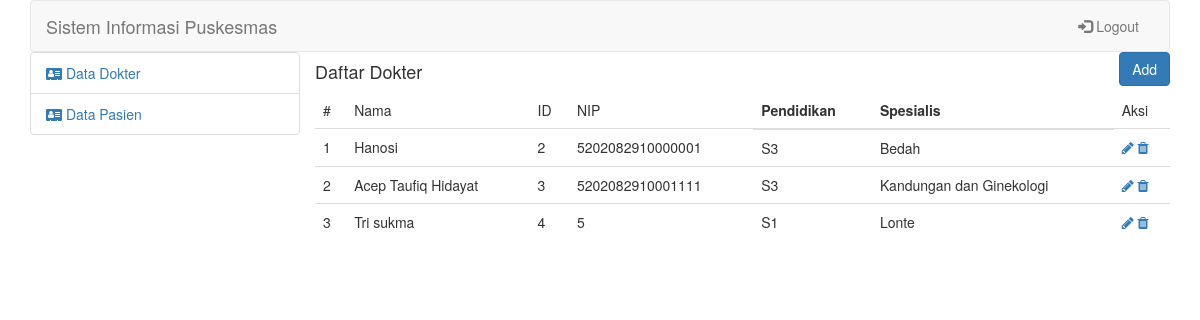
The app's page /admin/index.php?mod=dokter (signed in) with its own data.
### tables this page shows
CREATE TABLE `dokter` (
  `id_dokter` int(15) NOT NULL,
  `nama_dokter` varchar(50) NOT NULL,
  `no_id` char(25) NOT NULL,
  `nip` varchar(25) NOT NULL,
  `id_spesialisasi` int(15) DEFAULT NULL,
  `id_pendidikan` int(15) DEFAULT NULL
);

CREATE TABLE `ref_pendidikan` (
  `id_pendidikan` int(11) NOT NULL,
  `pendidikan` varchar(45) DEFAULT NULL
);

CREATE TABLE `ref_spesialisasi` (
  `id_spesialisasi` int(11) NOT NULL,
  `nama_spesialisasi` varchar(45) DEFAULT NULL
);

### config/Config.php (called while the page is built, shortened)
<?php
class Config{
    function auth(){
        if(isset($_SESSION['login']['email'])){
            return true;
        }else{
            return false;
        }
    }
}
?>

### admin/views/dokter/tampil.php (the view)
<div class="row">
    <div class="pull-left">
        <h4>Daftar Dokter</h4>
    </div>
    <div class="pull-right">
        <a href="index.php?mod=dokter&page=add">
            <button class="btn btn-primary">Add</button>
        </a>
    </div>
</div>
<div class="row">
    <table class="table">
        <thead>
            <tr>
                <td>
                    #
                </td>
                <td>Nama</td><td>ID</td><td>NIP</td><th>Pendidikan</th><th>Spesialis</th><td>Aksi</td>
            </tr>
        </thead>
        <tbody>
            <?php if($dokter != NULL){
                $no=1;
                foreach($dokter as $row){?>
                    <tr>
                        <td><?=$no;?></td><td><?=$row['nama_dokter']?></td><td><?=$row['id_dokter'];?></td><td><?=$row['nip']?></td>
                        <td><?=$row['pendidikan']?></td><td><?=$row['nama_spesialisasi']?></td>
                        <td>
                            <a href="index.php?mod=dokter&page=edit&id=<?=$row['id_dokter']?>"><i class="fa fa-pencil"></i> </a>
                            <a href="index.php?mod=dokter&page=delete&id=<?=$row['id_dokter']?>"><i class="fa fa-trash"></i> </a>
                        </td>
                    </tr>
               <?php $no++; }
            }?>
        </tbody>
    </table>
</div>

### admin/index.php (shortened to what this page needs)
<?php
include_once '../config/Config.php';
$con = new Config();
if($con->auth()){
    switch (@$_GET['mod']){
        case 'dokter':
        include_once 'controller/dokter.php';
        break;
    }
}else{
    include_once 'controller/login.php';
}
?>

### admin/controller/dokter.php (shortened to what this page needs)
<?php
$con->auth();
$conn=$con->koneksi();
switch (@$_GET['page']){
    default:
        $sql="select dokter.nama_dokter,dokter.id_dokter,dokter.nip,ref_pendidikan.pendidikan,ref_spesialisasi.nama_spesialisasi from dokter
        inner join ref_pendidikan on dokter.id_pendidikan=ref_pendidikan.id_pendidikan
        inner join ref_spesialisasi on dokter.id_spesialisasi=ref_spesialisasi.id_spesialisasi";
        $dokter=$conn->query($sql);
        include_once 'views/template.php';
}
?>

### admin/views/template.php (shortened to what this page needs)
<!DOCTYPE html>
<html lang="en">
<head>
    <link rel="stylesheet" href="https://maxcdn.bootstrapcdn.com/bootstrap/3.4.1/css/bootstrap.min.css">
    <link rel="stylesheet" href="https://stackpath.bootstrapcdn.com/font-awesome/4.7.0/css/font-awesome.min.css">
</head>
<body>
    <div class="container ">
        <nav class="navbar navbar-default" style="background-image: url('../assets/bg.png'); margin: 0px;">
            <div class="container-fluid">
                <div class="navbar-header">
                    <a class="navbar-brand" href="#">Sistem Informasi Puskesmas</a>
                </div>
                <div class="collapse navbar-collapse" id="myNavbar">
                    <ul class="nav navbar-nav navbar-right">
                        <li><a href="../admin/controller/logout.php"><span class="glyphicon glyphicon-log-in"></span> Logout</a></li>
                    </ul>
                </div>
            </div>
        </nav>
        <div class="content" >
              <ul class="list-group col-md-3 col-xs-2">
                <li class="list-group-item "><a href="http://localhost/sipus/admin/index.php?mod=dokter"> <i class="fa fa-address-card "></i> <span class="hidden-xs">Data Dokter</span></a></li>
                <li class="list-group-item "><a href="index.php?mode=dokter"> <i class="fa fa-address-card "></i> <span class="hidden-xs">Data Pasien</span></a></li>
                </ul>
            <div class="col-md-9 col-xs-10">
                <?php include_once $content; ?>
            </div>
        </div>
    </div>
</body>
</html>

### records on screen
dokter: nama_dokter "Hanosi", id_dokter "2", nip "5202082910000001", id_pendidikan.pendidikan "S3", id_spesialisasi.nama_spesialisasi "Bedah"
dokter: nama_dokter "Acep Taufiq Hidayat", id_dokter "3", nip "5202082910001111", id_pendidikan.pendidikan "S3", id_spesialisasi.nama_spesialisasi "Kandungan dan Ginekologi"
dokter: nama_dokter "Tri sukma", id_dokter "4", nip "5", id_pendidikan.pendidikan "S1", id_spesialisasi.nama_spesialisasi "Lonte"
